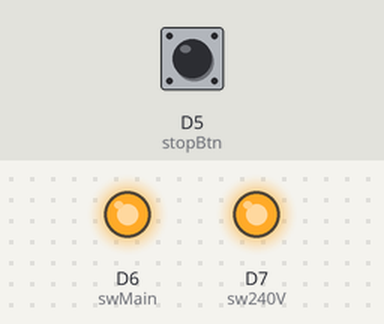
This sketch was run on a simulated ESP8266 (NodeMCU). Shown: output pins drawn as LEDs (lit = HIGH). Inputs (shaded band) come from the test bench; at power-on: D5 (stopBtn) LOW. WiFi joins after 1.5 s; servers stay silent unless stated; uploads are accepted with an empty reply; what the sketch prints to the serial monitor is not drawn.

Above: at 7.7 s.
7.8 s: D5 (stopBtn) pulled HIGH for 0.15 s
At 8.4 s:
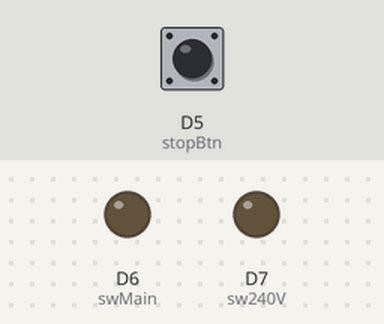
Timing chart, 0 to 10.8 s (numbered marks = the images above; inputs shaded):
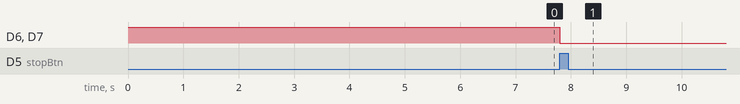

Measured:
- after the input at 7.8 s, D6 (swMain), D7 (sw240V): HIGH → LOW at once

The sketch:

ml-smart-switch-lab-solder-1.ino
```cpp
#include <SPI.h>
#include <Wire.h>
#include <ESP8266WiFi.h>
#include <ESP8266HTTPClient.h>
//#include <DHT.h>


const char* ssid = "velupapa";
const char* password = "lukas360";

//#define DHTPIN D4
//#define DHTTYPE DHT22
//DHT dht(DHTPIN, DHTTYPE);
//String temp, humidity;
//int ampers;

static uint32_t timer;
//static uint32_t timerAmMeter;

//int swFan = D8;
int sw240V = D7;
int swMain = D6;
//int amMeter = A0;
int stopBtn = D5;
int stopBtnVal = 0;

void setup(void)
{
  Serial.begin(9600);

  //ampers  = 0;

  //pinMode(swFan, OUTPUT);
  pinMode(swMain, OUTPUT);
  pinMode(sw240V, OUTPUT);
  //pinMode(amMeter, INPUT);
  pinMode(stopBtn, INPUT);

  //digitalWrite(swFan, HIGH);
  digitalWrite(swMain, HIGH);
  digitalWrite(sw240V, HIGH);

  delay(5000);
  //dht.begin();

  WiFi.begin(ssid, password);
  while (WiFi.status() != WL_CONNECTED) {
    delay(500);
    Serial.print(".");
  }
  Serial.println(WiFi.localIP());
}

void loop() {

  //stop button
  stopBtnVal = digitalRead(stopBtn);

  if (stopBtnVal == HIGH) {
    digitalWrite(swMain, LOW);
    digitalWrite(sw240V, LOW);
    Serial.println("Shutting down.");
    delay(1000);
  }

  /*if (millis() > timerAmMeter) {
    timerAmMeter = millis() + 5000;
    delay(10000);
  }*/

  if (millis() > timer) {
    timer = millis() +6000;

    /*ampers = analogRead(A0);
    Serial.print(F("AmMeter:"));
    Serial.println(ampers);

	  temp = dht.readTemperature();
    humidity = dht.readHumidity();

    if(isDigit(temp.toInt())){
      Serial.println(F("Opatovne loadujem teplotu.-------------------------------------------"));
      Serial.println(temp.toInt());
      delay(1000);
      temp = dht.readTemperature();
      humidity = dht.readHumidity();
    }

    Serial.println("temp:"+temp);
    Serial.println("humidity:"+humidity);


    if (WiFi.status() == WL_CONNECTED) {
      HTTPClient http;
      Serial.println(F("Nahravam teplomer"));
      http.begin("http://system.tronic.sk/?action=record&type1=18&val1="+temp+"&type2=19&val2="+humidity+"&type3=20&val3="+ampers);
      http.GET();
      http.end();
    }

    if(temp.toInt()>35){
      Serial.print(F("ON swFan"));
      digitalWrite(swFan, LOW);
    }else{
      Serial.print(F("OFF swFan"));
      digitalWrite(swFan, HIGH);
    }
    */

    if (WiFi.status() == WL_CONNECTED) {
      HTTPClient httpSw;
      httpSw.begin("http://system.tronic.sk/?action=getswitches&id1=24");
      int httpCodeSw = httpSw.GET();

      if(httpCodeSw > 0) {
        String val = httpSw.getString();

        if(val.indexOf("pastwo")>-1){
          String values = val.substring(val.indexOf("pastwo")+6);
          values = values.substring(0, values.indexOf("pastwo"));
          Serial.println(values);

          //swMain
          if(values.substring(0,1).indexOf("1") == 0){
            Serial.println(F("ON swMain"));
            digitalWrite(swMain, HIGH);
            digitalWrite(sw240V, HIGH);
          } else {
            Serial.println(F("OFF swMain"));
            digitalWrite(swMain, LOW);
            digitalWrite(sw240V, LOW);
          }

        }
      }
      httpSw.end();
    }
  }
}
```
